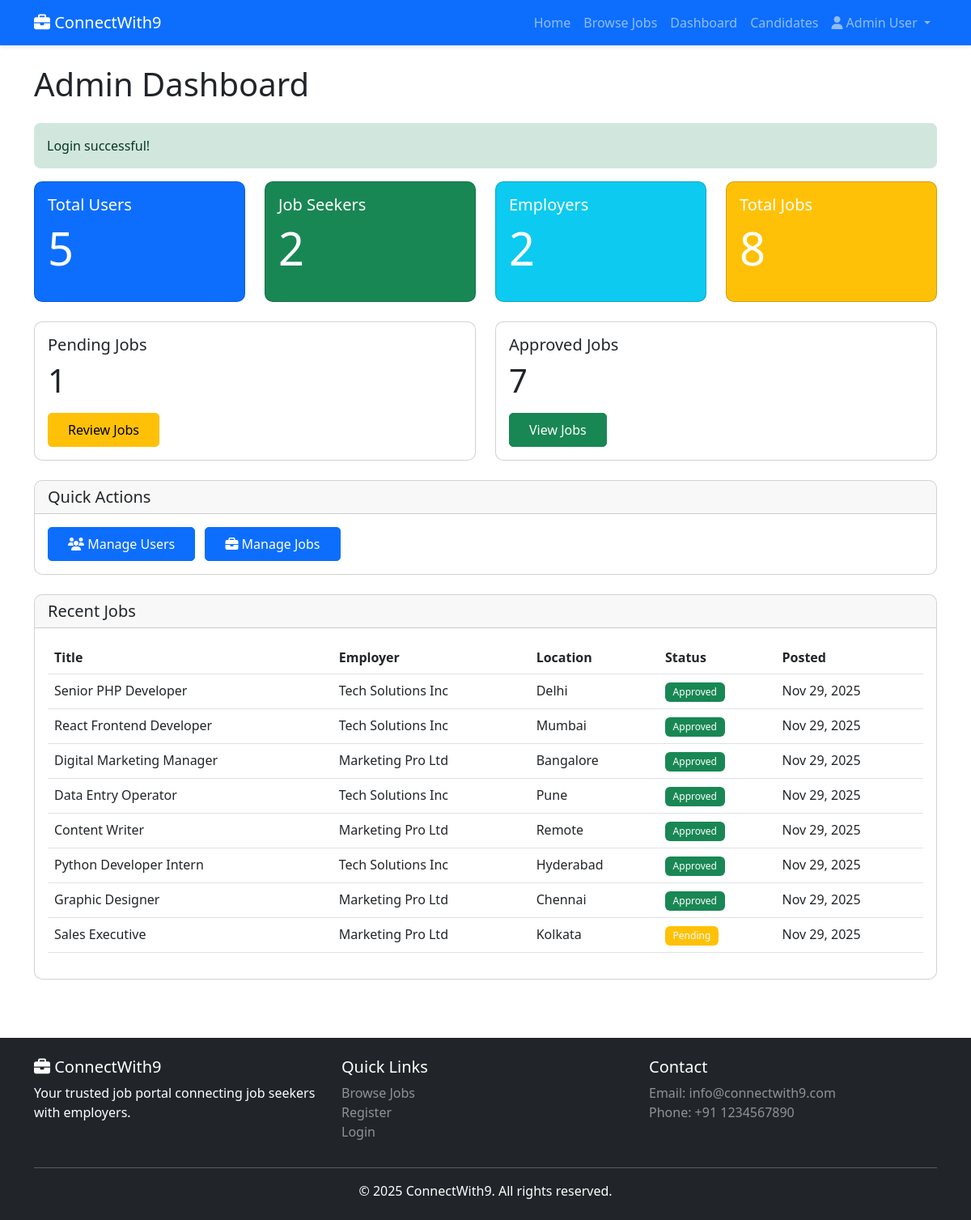
The page /admin/dashboard (signed in) on the database its author committed.
### tables this page shows
CREATE TABLE IF NOT EXISTS users (
    id INT AUTO_INCREMENT PRIMARY KEY,
    name VARCHAR(100) NOT NULL,
    email VARCHAR(100) NOT NULL UNIQUE,
    password VARCHAR(255) NOT NULL,
    type ENUM('jobseeker','employer','admin') DEFAULT 'jobseeker',
    verified TINYINT(1) DEFAULT 0,
    created_at TIMESTAMP DEFAULT CURRENT_TIMESTAMP,
    INDEX idx_email (email),
    INDEX idx_type (type)
);

CREATE TABLE IF NOT EXISTS jobs (
    id INT AUTO_INCREMENT PRIMARY KEY,
    title VARCHAR(255) NOT NULL,
    description TEXT NOT NULL,
    category_id INT NOT NULL,
    employer_id INT NOT NULL,
    location VARCHAR(100) NOT NULL,
    salary VARCHAR(50),
    type ENUM('Full-time','Part-time','Contract','Internship') DEFAULT 'Full-time',
    status ENUM('Pending','Approved','Rejected') DEFAULT 'Pending',
    created_at TIMESTAMP DEFAULT CURRENT_TIMESTAMP,
    FOREIGN KEY (category_id) REFERENCES categories(id) ON DELETE CASCADE,
    FOREIGN KEY (employer_id) REFERENCES users(id) ON DELETE CASCADE,
    INDEX idx_status (status),
    INDEX idx_category (category_id),
    INDEX idx_location (location),
    INDEX idx_created (created_at)
);

### app/controllers/AdminController.php (called while the page is built, shortened)
<?php
require_once __DIR__ . '/../../config/database.php';
require_once __DIR__ . '/../../includes/functions.php';
require_once __DIR__ . '/../../app/models/User.php';
require_once __DIR__ . '/../../app/models/Job.php';
class AdminController {
    private $userModel;
    private $jobModel;
    public function __construct() {
        $this->userModel = new User();
        $this->jobModel = new Job();
    }
    public function dashboard() {
        $stats = [
            'total_users' => $this->userModel->count(),
            'jobseekers' => $this->userModel->count(['type' => USER_TYPE_JOBSEEKER]),
            'employers' => $this->userModel->count(['type' => USER_TYPE_EMPLOYER]),
            'total_jobs' => $this->jobModel->count(),
            'pending_jobs' => $this->jobModel->count(['status' => JOB_STATUS_PENDING]),
            'approved_jobs' => $this->jobModel->count(['status' => JOB_STATUS_APPROVED]),
        ];
        $recentJobs = $this->jobModel->getAll(['limit' => 10]);
        require __DIR__ . '/../views/admin/dashboard.php';
    }
}

### includes/functions.php (called while the page is built, shortened)
<?php
function isLoggedIn() {
    return isset($_SESSION['user_id']);
}
function getCurrentUser() {
    require_once __DIR__ . '/../app/models/User.php';
    $userModel = new User();
    return $userModel->findById($_SESSION['user_id']);
}
function formatDate($date, $format = 'M d, Y') {
    return date($format, strtotime($date));
}
function getFlash($key) {
    if (isset($_SESSION['flash'][$key])) {
        $message = $_SESSION['flash'][$key];
        return $message;
    }
    return null;
}
function baseUrl($path = '') {
    $protocol = isset($_SERVER['HTTPS']) && $_SERVER['HTTPS'] === 'on' ? 'https' : 'http';
    $host = $_SERVER['HTTP_HOST'] ?? 'localhost:5000';
    $baseUrl = $protocol . '://' . $host;
    return $baseUrl . '/' . ltrim($path, '/');
}
function asset($path) {
    return baseUrl('assets/' . ltrim($path, '/'));
}

### config/database.php (called while the page is built, shortened)
<?php
class Database {
    private static $instance = null;
    private $conn;
    private function __construct() {
        try {
            $dsn = "mysql:host=" . DB_HOST . ";dbname=" . DB_NAME . ";charset=utf8mb4";
            $options = [
                PDO::ATTR_ERRMODE => PDO::ERRMODE_EXCEPTION,
                PDO::ATTR_DEFAULT_FETCH_MODE => PDO::FETCH_ASSOC,
                PDO::ATTR_EMULATE_PREPARES => false,
            ];
            $this->conn = new PDO($dsn, DB_USER, DB_PASS, $options);
        } catch (PDOException $e) {
            error_log("Database Connection Error: " . $e->getMessage());
            die("Database connection failed. Please try again later.");
        }
    }
    public static function getInstance() {
        if (self::$instance === null) {
            self::$instance = new self();
        }
        return self::$instance;
    }
    public function getConnection() {
        return $this->conn;
    }
}
function getDB() {
    return Database::getInstance()->getConnection();
}

### app/models/User.php (called while the page is built, shortened)
<?php
require_once __DIR__ . '/../../config/database.php';
class User {
    private $db;
    public function __construct() {
        $this->db = getDB();
    }
    public function findById($id) {
        $sql = "SELECT * FROM users WHERE id = :id LIMIT 1";
        $stmt = $this->db->prepare($sql);
        $stmt->execute([':id' => $id]);
        return $stmt->fetch();
    }
    public function count($filters = []) {
        $sql = "SELECT COUNT(*) as total FROM users WHERE 1=1";
        $params = [];
        if (!empty($filters['type'])) {
            $sql .= " AND type = :type";
            $params[':type'] = $filters['type'];
        }
        $stmt = $this->db->prepare($sql);
        $stmt->execute($params);
        $result = $stmt->fetch();
        return $result['total'];
    }
}

### app/models/Job.php (called while the page is built, shortened)
<?php
require_once __DIR__ . '/../../config/database.php';
class Job {
    private $db;
    public function __construct() {
        $this->db = getDB();
    }
    public function getAll($filters = []) {
        $sql = "SELECT j.*, u.name as employer_name, c.name as category_name, c.slug as category_slug
                FROM jobs j
                LEFT JOIN users u ON j.employer_id = u.id
                LEFT JOIN categories c ON j.category_id = c.id
                WHERE 1=1";
        $params = [];
        $sql .= " ORDER BY j.created_at DESC";
        if (!empty($filters['limit'])) {
            $sql .= " LIMIT :limit OFFSET :offset";
        }
        $stmt = $this->db->prepare($sql);
        if (!empty($filters['limit'])) {
            $stmt->bindValue(':limit', (int)$filters['limit'], PDO::PARAM_INT);
            $stmt->bindValue(':offset', (int)($filters['offset'] ?? 0), PDO::PARAM_INT);
        }
        $stmt->execute();
        return $stmt->fetchAll();
    }
    public function count($filters = []) {
        $sql = "SELECT COUNT(*) as total FROM jobs WHERE 1=1";
        $params = [];
        if (!empty($filters['status'])) {
            $sql .= " AND status = :status";
            $params[':status'] = $filters['status'];
        }
        $stmt = $this->db->prepare($sql);
        $stmt->execute($params);
        $result = $stmt->fetch();
        return $result['total'];
    }
}

### app/views/admin/dashboard.php (the view, shortened to what this page needs)
<?php
require __DIR__ . '/../common/header.php';
?>
<div class="container">
    <h1 class="mb-4">Admin Dashboard</h1>
    <?php if ($success = getFlash('success')): ?>
        <div class="alert alert-success"><?= $success ?></div>
    <?php endif; ?>
    <div class="row mb-4">
        <div class="col-md-3">
            <div class="card text-white bg-primary">
                <div class="card-body">
                    <h5 class="card-title">Total Users</h5>
                    <p class="display-4"><?= $stats['total_users'] ?></p>
                </div>
            </div>
        </div>
        <div class="col-md-3">
            <div class="card text-white bg-success">
                <div class="card-body">
                    <h5 class="card-title">Job Seekers</h5>
                    <p class="display-4"><?= $stats['jobseekers'] ?></p>
                </div>
            </div>
        </div>
        <div class="col-md-3">
            <div class="card text-white bg-info">
                <div class="card-body">
                    <h5 class="card-title">Employers</h5>
                    <p class="display-4"><?= $stats['employers'] ?></p>
                </div>
            </div>
        </div>
        <div class="col-md-3">
            <div class="card text-white bg-warning">
                <div class="card-body">
                    <h5 class="card-title">Total Jobs</h5>
                    <p class="display-4"><?= $stats['total_jobs'] ?></p>
                </div>
            </div>
        </div>
    </div>
    <div class="row mb-4">
        <div class="col-md-6">
            <div class="card">
                <div class="card-body">
                    <h5 class="card-title">Pending Jobs</h5>
                    <p class="display-6"><?= $stats['pending_jobs'] ?></p>
                    <a href="/admin/jobs?status=Pending" class="btn btn-warning">Review Jobs</a>
                </div>
            </div>
        </div>
        <div class="col-md-6">
            <div class="card">
                <div class="card-body">
                    <h5 class="card-title">Approved Jobs</h5>
                    <p class="display-6"><?= $stats['approved_jobs'] ?></p>
                    <a href="/admin/jobs?status=Approved" class="btn btn-success">View Jobs</a>
                </div>
            </div>
        </div>
    </div>
    <div class="row">
        <div class="col-md-12">
            <div class="card">
                <div class="card-header">
                    <h5 class="mb-0">Quick Actions</h5>
                </div>
                <div class="card-body">
                    <a href="/admin/users" class="btn btn-primary me-2"><i class="fas fa-users"></i> Manage Users</a>
                    <a href="/admin/jobs" class="btn btn-primary me-2"><i class="fas fa-briefcase"></i> Manage Jobs</a>
                </div>
            </div>
        </div>
    </div>
    <div class="row mt-4">
        <div class="col-md-12">
            <div class="card">
                <div class="card-header">
                    <h5 class="mb-0">Recent Jobs</h5>
                </div>
                <div class="card-body">
                    <div class="table-responsive">
                        <table class="table table-hover">
                            <thead>
                                <tr>
                                    <th>Title</th>
                                    <th>Employer</th>
                                    <th>Location</th>
                                    <th>Status</th>
                                    <th>Posted</th>
                                </tr>
                            </thead>
                            <tbody>
                                <?php foreach ($recentJobs as $job): ?>
                                <tr>
                                    <td><?= htmlspecialchars($job['title']) ?></td>
                                    <td><?= htmlspecialchars($job['employer_name']) ?></td>
                                    <td><?= htmlspecialchars($job['location']) ?></td>
                                    <td>
                                        <span class="badge bg-<?= $job['status'] === 'Approved' ? 'success' : ($job['status'] === 'Pending' ? 'warning' : 'danger') ?>">
                                            <?= $job['status'] ?>
                                        </span>
                                    </td>
                                    <td><?= formatDate($job['created_at']) ?></td>
                                </tr>
                                <?php endforeach; ?>
                            </tbody>
                        </table>
                    </div>
                </div>
            </div>
        </div>
    </div>
</div>
<?php require __DIR__ . '/../common/footer.php'; ?>

### app/views/common/header.php (shortened to what this page needs)
<?php
require_once __DIR__ . '/../../../includes/functions.php';
$currentUser = getCurrentUser();
?>
<!DOCTYPE html>
<html lang="en">
<head>
    <link href="https://cdn.jsdelivr.net/npm/bootstrap@5.3.0/dist/css/bootstrap.min.css" rel="stylesheet">
    <link href="https://cdnjs.cloudflare.com/ajax/libs/font-awesome/6.4.0/css/all.min.css" rel="stylesheet">
    <link href="<?= asset('css/style.css') ?>" rel="stylesheet">
</head>
<body>
    <nav class="navbar navbar-expand-lg navbar-dark bg-primary">
        <div class="container">
            <a class="navbar-brand" href="/">
                <i class="fas fa-briefcase"></i> ConnectWith9
            </a>
            <div class="collapse navbar-collapse" id="navbarNav">
                <ul class="navbar-nav ms-auto">
                    <li class="nav-item">
                        <a class="nav-link" href="/">Home</a>
                    </li>
                    <li class="nav-item">
                        <a class="nav-link" href="/jobs">Browse Jobs</a>
                    </li>
                    <?php if ($currentUser): ?>
                        <?php if ($currentUser['type'] === USER_TYPE_ADMIN): ?>
                            <li class="nav-item">
                                <a class="nav-link" href="/admin/dashboard">Dashboard</a>
                            </li>
                            <li class="nav-item">
                                <a class="nav-link" href="/admin/candidates">Candidates</a>
                            </li>
                        <?php endif; ?>
                        <li class="nav-item dropdown">
                            <a class="nav-link dropdown-toggle" href="#" id="userDropdown" role="button" data-bs-toggle="dropdown">
                                <i class="fas fa-user"></i> <?= htmlspecialchars($currentUser['name']) ?>
                            </a>
                        </li>
                    <?php endif; ?>
                </ul>
            </div>
        </div>
    </nav>
    <main class="py-4">

### public/assets/css/style.css (style rules this page uses)
:root { --primary-color: #0d6efd; --secondary-color: #6c757d; --success-color: #198754; --danger-color: #dc3545; --warning-color: #ffc107; --info-color: #0dcaf0; }
body { font-family: 'Segoe UI', Tahoma, Geneva, Verdana, sans-serif; min-height: 100vh; display: flex; flex-direction: column; }
main { flex: 1; }
.card { border-radius: 10px; overflow: hidden; }
.navbar { box-shadow: 0 2px 4px rgba(0,0,0,0.1); }
.btn { border-radius: 5px; padding: 0.5rem 1.5rem; transition: all 0.3s ease; }
.badge { padding: 0.5em 0.8em; font-weight: 500; }
.card { animation: fadeIn 0.5s ease; }
.alert { border-radius: 8px; border: none; }
.table-responsive { border-radius: 8px; }
.table thead { background-color: #f8f9fa; }

### rows shown on the page
users: name "Admin User"
jobs: title "Senior PHP Developer", employer.name "Tech Solutions Inc", location "Delhi", status "Approved", created_at "Nov 29, 2025"
jobs: title "React Frontend Developer", employer.name "Tech Solutions Inc", location "Mumbai", status "Approved", created_at "Nov 29, 2025"
jobs: title "Digital Marketing Manager", employer.name "Marketing Pro Ltd", location "Bangalore", status "Approved", created_at "Nov 29, 2025"
jobs: title "Data Entry Operator", employer.name "Tech Solutions Inc", location "Pune", status "Approved", created_at "Nov 29, 2025"
jobs: title "Content Writer", employer.name "Marketing Pro Ltd", location "Remote", status "Approved", created_at "Nov 29, 2025"
jobs: title "Python Developer Intern", employer.name "Tech Solutions Inc", location "Hyderabad", status "Approved", created_at "Nov 29, 2025"
jobs: title "Graphic Designer", employer.name "Marketing Pro Ltd", location "Chennai", status "Approved", created_at "Nov 29, 2025"
jobs: title "Sales Executive", employer.name "Marketing Pro Ltd", location "Kolkata", status "Pending", created_at "Nov 29, 2025"

### other values the page prints
$success "Login successful!"
$stats['total_users'] "5"
$stats['jobseekers'] "2"
$stats['employers'] "2"
$stats['total_jobs'] "8"
$stats['pending_jobs'] "1"
$stats['approved_jobs'] "7"
